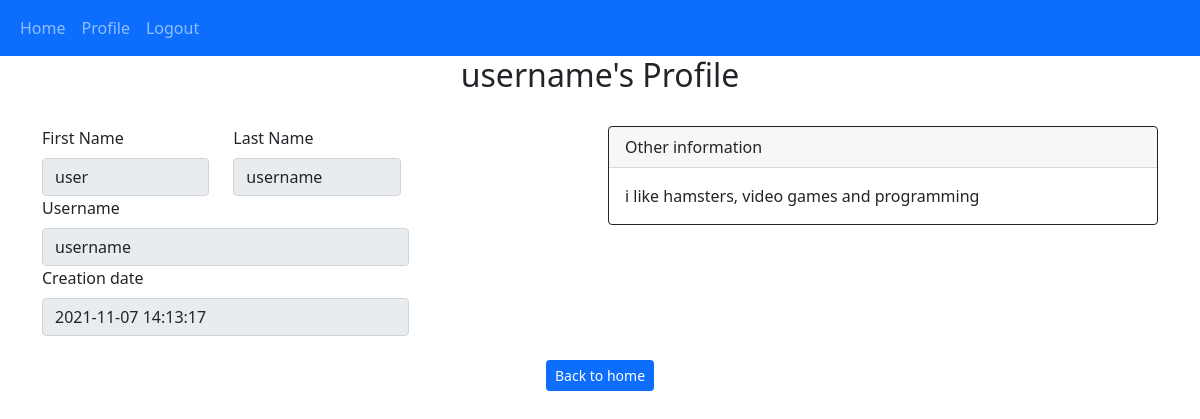
The page /profile/username (signed in) on the database its author committed.
### webpage/models.py (models this page shows)
class User(db.Model, UserMixin):
    id = db.Column(db.Integer, primary_key = True)
    fname = db.Column(db.String(100))
    lname = db.Column(db.String(100))
    email = db.Column(db.String(100), unique = True)
    username = db.Column(db.String(100), unique = True)
    password = db.Column(db.String(150))
    creation_date = db.Column(db.DateTime(timezone = True), default = func.now())
    description = db.Column(db.String(500))
    posts = db.relationship('Post', backref = 'user', passive_deletes = True)
    comments = db.relationship('Comment', backref = 'user', passive_deletes = True)
    likes = db.relationship('Like', backref = 'user', passive_deletes = True)

### webpage/views.py (the view)
@views.route('/profile/<userName>')
@login_required
def profile(userName):
    user = User.query.filter_by(username = userName).first()
    if not user:
        flash('User does not exist.', category='error')
    else:
        return render_template('user_profile.html', user = user, curr = current_user)
    return redirect(url_for('views.home'))

### webpage/__init__.py (called while the page is built)
def create_app():
    app = Flask(__name__)
    app.config['SECRET_KEY'] = "thisismysecretkey"
    app.config['SQLALCHEMY_DATABASE_URI'] = f'sqlite:///{DB_NAME}'
    db.init_app(app)
    from .views import views
    from .auth import auth
    app.register_blueprint(views, url_prefix = "/")
    app.register_blueprint(auth, url_prefix = "/")
    from .models import User, Post, Comment, Like
    create_database(app)
    print("Database created!")
    login_manager = LoginManager()
    login_manager.login_view = "auth.login"
    login_manager.init_app(app)
    @login_manager.user_loader
    def load_user(id):
        return User.query.get(int(id))
    return app

### webpage/templates/user_profile.html (shortened to what this page needs)
{% extends "posts_div.html"%}
{% block content %}
{% block header %}
<h2 align='center'>{{user.username}}'s Profile</h2>
{% endblock%}
<br/>
<div class="row g-3 justify-content-between">
    <div class="col">
        <div class="row">
        <div class="col-md-4">
            <label for="fname" class="form-label">First Name</label>
            <input class="form-control" type="text" value="{{user.fname}}" id="fname" disabled readonly>
        </div>
        <div class="col-md-4">
            <label for="lname" class="form-label">Last Name</label>
            <input class="form-control" type="text" value="{{user.lname}}" id="lname" disabled readonly>
        </div>
    </div>
        <div>
            <div class="col-md-8">
                <label for="userid" class="form-label">Username</label>
                <input class="form-control" type="text" value="{{user.username}}" id="userid" disabled readonly>
            </div>
            <div class="col-md-8">
                <label for="usercd" class="form-label">Creation date</label>
                <input class="form-control" type="text" value="{{user.creation_date}}" id="usercd" disabled readonly>
            </div>
        </div>
    </div>
    <div class="col-md-6">
        <div class="card border-dark">
            <div class="card-header">Other information</div>
            <div class="card-body">
                <div class="card-text">{{user.description}}</div>
            </div>
        </div>
    </div>
</div>
{% block footer %}
<br />
<div align='center'>
    <a href="/home">
        <button type="button" class="btn btn-primary btn-sm">Back to home</button>
    </a>
</div>
{% endblock %}
{% endblock %}

### rows shown on the page
User: username "username", fname "user", lname "username", creation_date "2021-11-07 14:13:17", description "i like hamsters, video games and programming"
